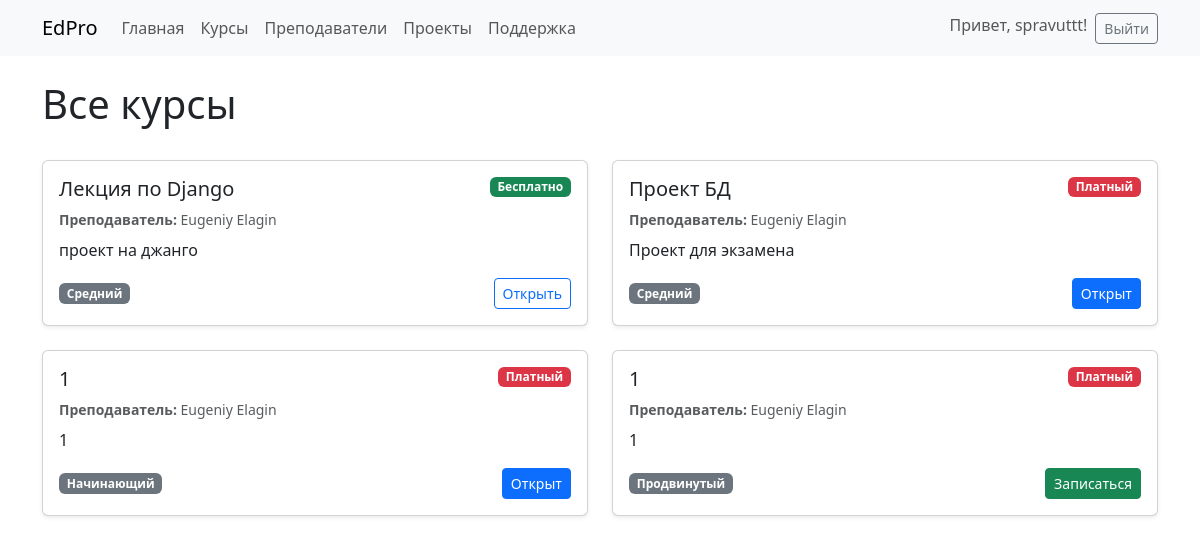
The app's page /courses/ (signed in) with its own data.
### main/models.py (models this page shows, shortened)
class Course(models.Model):
    LEVEL_CHOICES = [
        ('beginner', 'Начинающий'),
        ('intermediate', 'Средний'),
        ('advanced', 'Продвинутый'),
    ]
    title = models.CharField(max_length=200)
    description = models.TextField()
    tutor = models.ForeignKey(Tutor, on_delete=models.CASCADE, related_name='courses')
    price = models.DecimalField(max_digits=10, decimal_places=2)
    level = models.CharField(max_length=20, choices=LEVEL_CHOICES)
    is_free = models.BooleanField(default=False)
    created_at = models.DateTimeField(auto_now_add=True)

class Tutor(models.Model):
    user = models.OneToOneField(User, on_delete=models.CASCADE, related_name='tutor_profile')
    bio = models.TextField(max_length=1000, blank=True)
    expertise = models.CharField(max_length=200)

### main/views.py (the view)
# urls.py: path('courses/', views.CourseListView.as_view(), name='courses'),
class CourseListView(ListView):
    model = Course
    template_name = 'main/courses.html'
    context_object_name = 'courses'
    def get_context_data(self, **kwargs):
        context = super().get_context_data(**kwargs)
        if self.request.user.is_authenticated:
            enrolled_ids = Enrollment.objects.filter(
                student=self.request.user
            ).values_list('course_id', flat=True)
            context['enrolled_course_ids'] = set(enrolled_ids)
        else:
            context['enrolled_course_ids'] = set()
        return context

### main/context_processors.py (called while the page is built)
def user_role(request):
    if request.user.is_authenticated:
        is_tutor = hasattr(request.user, 'tutor_profile')
    else:
        is_tutor = False
    return {'is_tutor': is_tutor}

### main/templates/main/courses.html (shortened to what this page needs)
{% extends "base.html" %}
{% block content %}
<div class="d-flex justify-content-between align-items-center mb-4">
    <h1>Все курсы</h1>
</div>
{% if courses %}
    <div class="row row-cols-1 row-cols-md-2 g-4">
        {% for course in courses %}
        <div class="col">
            <div class="card h-100 shadow-sm">
                <div class="card-body d-flex flex-column">
                    <div class="d-flex justify-content-between align-items-start mb-2">
                        <h5 class="card-title mb-0">{{ course.title }}</h5>
                        {% if course.is_free %}
                            <span class="badge bg-success">Бесплатно</span>
                        {% else %}
                            <span class="badge bg-danger">Платный</span>
                        {% endif %}
                    </div>
                    <p class="card-text text-muted small mb-2">
                        <strong>Преподаватель:</strong> {{ course.tutor.user.get_full_name|default:course.tutor.user.username }}
                    </p>
                    <p class="card-text mb-3">{{ course.description|truncatewords:30 }}</p>
                    <div class="mt-auto d-flex justify-content-between align-items-center">
                        <span class="badge bg-secondary">{{ course.get_level_display }}</span>
                        {% if course.is_free %}
                            <a href="{% url 'course_detail' course.id %}" class="btn btn-outline-primary btn-sm">Открыть</a>
                        {% else %}
                            {% if course.id in enrolled_course_ids %}
                                <a href="{% url 'course_detail' course.id %}" class="btn btn-primary btn-sm">Открыт</a>
                            {% elif user.is_authenticated %}
                                <a href="{% url 'enroll_in_course' course.id %}" class="btn btn-success btn-sm">Записаться</a>
                            {% else %}
                                <a href="{% url 'login' %}" class="btn btn-secondary btn-sm">Войти</a>
                            {% endif %}
                        {% endif %}
                    </div>
                </div>
            </div>
        </div>
        {% endfor %}
    </div>
{% else %}
    <div class="alert alert-info">
        Курсы ещё не добавлены. Станьте преподавателем и создайте первый курс!
    </div>
{% endif %}
{% endblock %}

### templates/base.html (shortened to what this page needs)
<!DOCTYPE html>
<html lang="ru">
<head>
    <link href="https://cdn.jsdelivr.net/npm/bootstrap@5.3.0/dist/css/bootstrap.min.css" rel="stylesheet">
</head>
<body>
<nav class="navbar navbar-expand-lg navbar-light bg-light">
  <div class="container">
    <a class="navbar-brand" href="{% url 'home' %}">EdPro</a>
    <div class="collapse navbar-collapse" id="navbarNav">
      <ul class="navbar-nav me-auto">
        <li class="nav-item"><a class="nav-link" href="{% url 'home' %}">Главная</a></li>
        <li class="nav-item"><a class="nav-link" href="{% url 'courses' %}">Курсы</a></li>
        <li class="nav-item"><a class="nav-link" href="{% url 'tutors' %}">Преподаватели</a></li>
        <li class="nav-item"><a class="nav-link" href="{% url 'projects' %}">Проекты</a></li>
        <li class="nav-item"><a class="nav-link" href="{% url 'support' %}">Поддержка</a></li>
      </ul>
      <ul class="navbar-nav ms-auto">
        {% if user.is_authenticated %}
          <li class="nav-item">
            <span class="navbar-text me-2">Привет, {{ user.get_full_name|default:user.username }}!</span>
          </li>
          <li class="nav-item">
            <form method="post" action="{% url 'logout' %}" style="display: inline;">
              <button type="submit" class="btn btn-outline-secondary btn-sm">Выйти</button>
            </form>
          </li>
        {% endif %}
      </ul>
    </div>
  </div>
</nav>
<div class="container mt-4">
  {% block content %}
  {% endblock %}
</div>
</body>
</html>

### records on screen
Course: title "Лекция по Django", is_free "Бесплатно", tutor.user.get_full_name "Eugeniy Elagin", description "проект на джанго", level "Средний"
Course: title "Проект БД", is_free "Платный", tutor.user.get_full_name "Eugeniy Elagin", description "Проект для экзамена", level "Средний"
Course: title "1", is_free "Платный", tutor.user.get_full_name "Eugeniy Elagin", description "1", level "Начинающий"
Course: title "1", is_free "Платный", tutor.user.get_full_name "Eugeniy Elagin", description "1", level "Продвинутый"

### other values on screen
{{ user.get_full_name|default:user.username }} "spravuttt"
